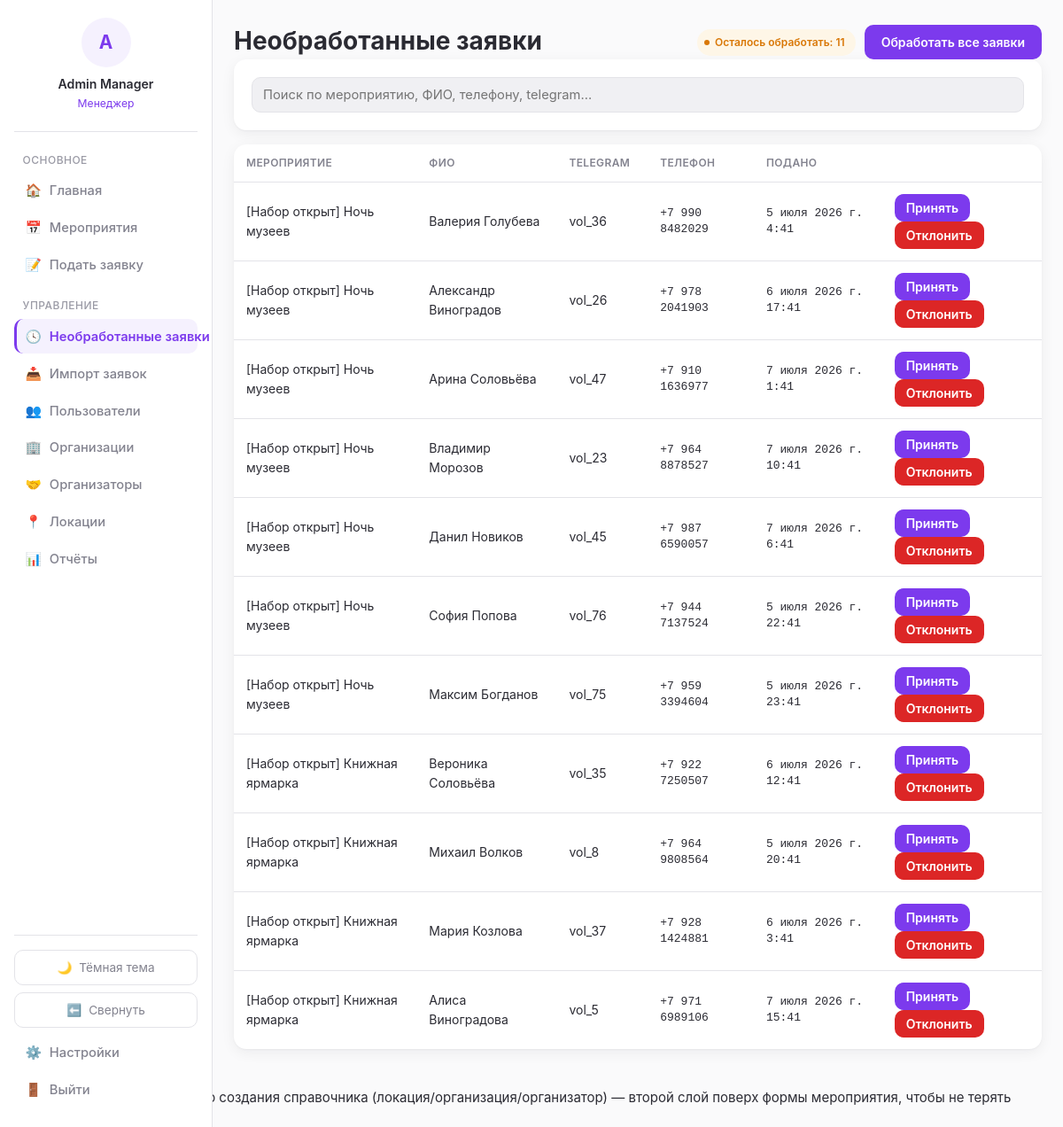
The page /applications/pending/ (signed in) on the database as committed earlier.
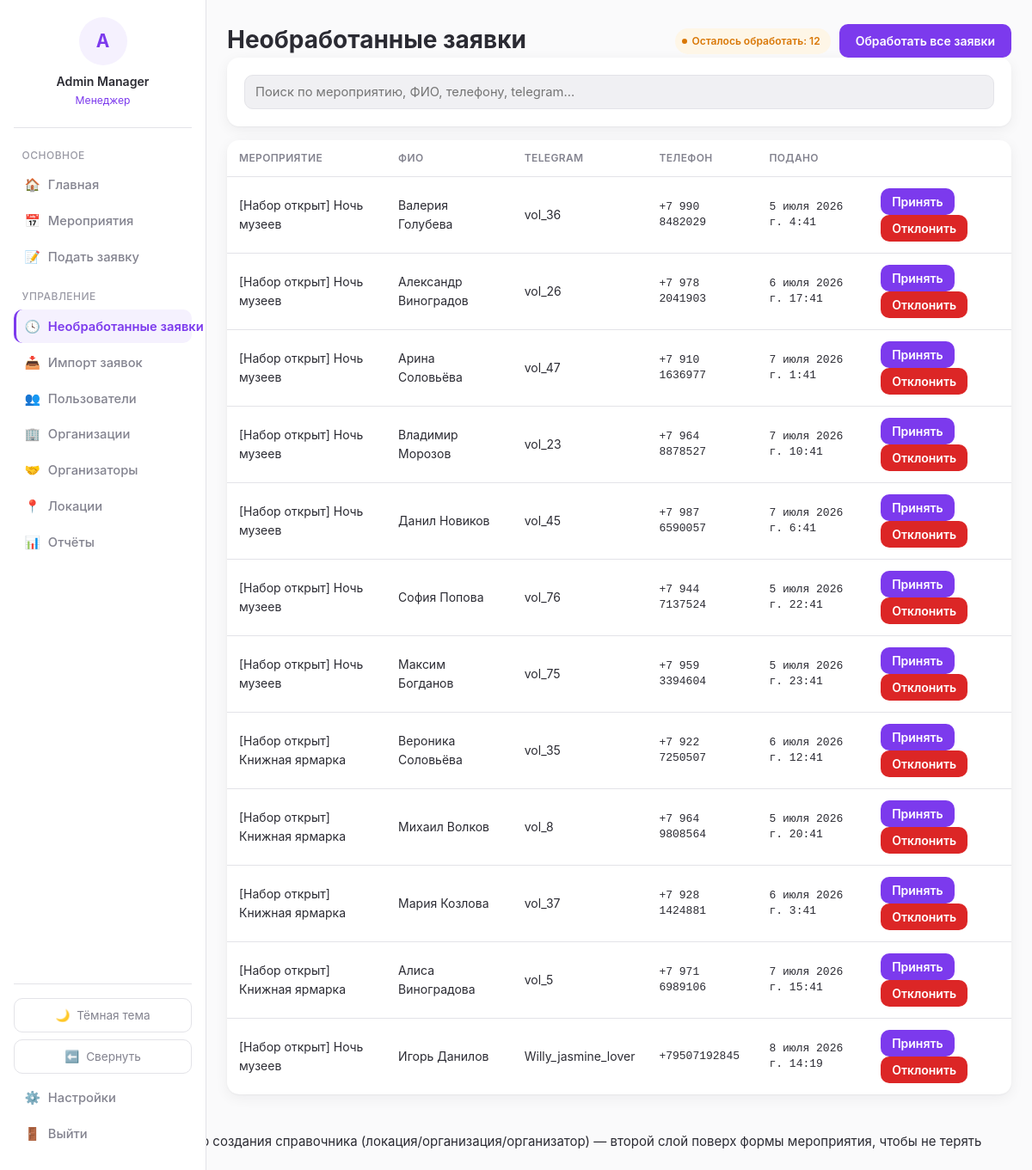
The same page on the database as committed later.
### blog/models.py (models this page shows, shortened)
class Application(models.Model):
    STATUS_CHOICES = [
        ('new', 'Новая'),
        ('approved', 'Одобрена'),
        ('rejected', 'Отклонена/резерв'),
        ('cancelled', 'Отменена волонтёром'),
    ]
    id = models.AutoField(primary_key=True)
    event = models.ForeignKey(Event, on_delete=models.CASCADE, related_name='applications')
    user = models.ForeignKey(User, on_delete=models.SET_NULL, null=True, blank=True, related_name='applications')
    first_name = models.CharField(max_length=100)
    last_name = models.CharField(max_length=100, blank=True, null=True)
    telegram_username = models.CharField(max_length=100, blank=True, null=True)
    phone = models.CharField(max_length=20, blank=True, null=True)
    functions = models.CharField(max_length=255, blank=True, null=True)
    shifts = models.CharField(max_length=255, blank=True, null=True)
    selected_shifts = models.ManyToManyField(EventShift, blank=True, related_name='applications')
    role_in_event = models.CharField(max_length=255, blank=True, null=True)
    user_status = models.CharField(max_length=100, blank=True, null=True)
    submitted_at = models.DateTimeField(blank=True, null=True)
    created_at = models.DateTimeField(auto_now_add=True)
    assigned_at = models.DateTimeField(blank=True, null=True)
    status = models.CharField(max_length=20, choices=STATUS_CHOICES, default='new')
    assigned_by = models.ForeignKey(User, on_delete=models.SET_NULL, null=True, blank=True, related_name='processed_applications')
    cancelled_at = models.DateTimeField(blank=True, null=True)
    cancel_reason = models.TextField(blank=True, null=True)
    class Meta:
        db_table = 'applications'
        verbose_name = 'Заявка'
        verbose_name_plural = 'Заявки'
        indexes = [
            models.Index(fields=['event', 'status']),
        ]

class Event(models.Model):
    STATUS_CHOICES = [
        ('upcoming', 'Предстоит'),
        ('ongoing', 'Идёт'),
        ('passed', 'Прошло'),
        ('finished', 'Завершено'),
    ]
    DOBRO_LINK_KIND_CHOICES = [
        ('none', 'Нет ссылки'),
        ('shared', 'Общая ссылка'),
        ('unique', 'Уникальная ссылка'),
    ]
    id = models.AutoField(primary_key=True)
    title = models.CharField(max_length=255)
    description = models.TextField(blank=True, null=True)
    location = models.ForeignKey(Location, on_delete=models.SET_NULL, null=True, blank=True, related_name='events')
    chat_link = models.URLField(blank=True, null=True)
    post_in_chanel_link = models.URLField(blank=True, null=True)
    dobro_ru_link_kind = models.CharField(max_length=20, choices=DOBRO_LINK_KIND_CHOICES, default='none')
    dobro_ru_link = models.URLField(blank=True, null=True)
    dobro_ru_shared_link = models.ForeignKey(
        DobroRuSharedLink, on_delete=models.SET_NULL, null=True, blank=True, related_name='events'
    )
    dobro_ru_hours_logged = models.BooleanField(default=False)
    dobro_ru_logged_by = models.ForeignKey(User, on_delete=models.SET_NULL, null=True, blank=True, related_name='dobro_ru_logged_events')
    event_status = models.CharField(max_length=20, choices=STATUS_CHOICES, default='upcoming')
    organization = models.ForeignKey(Organization, on_delete=models.SET_NULL, null=True, blank=True, related_name='events')
    organizer = models.ForeignKey(Organizer, on_delete=models.SET_NULL, null=True, blank=True, related_name='managed_events')
    created_at = models.DateTimeField(auto_now_add=True)
    published_at = models.DateTimeField(blank=True, null=True)
    post_published_at = models.DateTimeField(blank=True, null=True)
    broadcast_sent_at = models.DateTimeField(blank=True, null=True)
    public_token = models.UUIDField(default=uuid.uuid4, unique=True, editable=False, db_index=True)
    people_helped = models.IntegerField(blank=True, null=True, validators=[MinValueValidator(0)])
    internal_comment = models.TextField(blank=True, null=True)
    letter = models.ForeignKey(ThankYouLetterTemplate, on_delete=models.SET_NULL, null=True, blank=True, related_name='events')
    class Meta:
        db_table = 'events'
        verbose_name = 'Мероприятие'
        verbose_name_plural = 'Мероприятия'

### blog/views.py (the view)
# urls.py: path('applications/pending/', views.pending_applications, name='pending_applications'),
@manager_required
def pending_applications(request):
    applications = Application.objects.filter(status='new').select_related('event', 'user').order_by('created_at')
    return render(request, 'blog/pending_applications.html', {
        'applications': applications,
        'pending_count': applications.count(),
    })

### blog/context_processors.py (called while the page is built)
def role_flags(request):
    user = getattr(request, 'user', None)
    authenticated = bool(user and user.is_authenticated)
    return {
        'is_manager': is_manager(user) if authenticated else False,
        'is_team_leader': is_team_leader(user) if authenticated else False,
        'role_label': role_label(user) if authenticated else None,
    }

### blog/models.py (called while the page is built)
    @property
    def full_name(self):
        return f"{self.first_name or ''} {self.last_name or ''}".strip() or self.telegram_username or self.telegram_id

### blog/services/roles.py (called while the page is built)
def is_manager(user: User) -> bool:
    if not user or not user.is_authenticated:
        return False
    return user.manager_roles.filter(revoked_at__isnull=True).exists()

def is_team_leader(user: User) -> bool:
    if not user or not user.is_authenticated:
        return False
    return user.team_leader_roles.filter(revoked_at__isnull=True).exists()

def role_label(user: User) -> str:
    if is_manager(user):
        return 'Менеджер'
    if is_team_leader(user):
        return 'Тим-лидер'
    return 'Волонтёр'

### blog/templates/blog/pending_applications.html (shortened to what this page needs)
{% extends 'blog/base.html' %}
{% block content %}
<div style="display:flex; justify-content:space-between; align-items:center; flex-wrap:wrap; gap:8px;">
    <h1>Необработанные заявки</h1>
    {% if pending_count %}
    <div style="display:flex; align-items:center; gap:10px;">
        <span class="pill warning"><span class="dot"></span>Осталось обработать: {{ pending_count }}</span>
        <form method="post" action="{% url 'application_process_all' %}" class="inline">
            <button type="submit" class="btn">Обработать все заявки</button>
        </form>
    </div>
    {% endif %}
</div>
<div class="card">
    <input type="search" id="apps-search" placeholder="Поиск по мероприятию, ФИО, телефону, telegram…" style="margin:0;">
</div>
<div class="card" style="padding:0; overflow:hidden;">
    <table class="responsive-table" data-sortable id="apps-table">
        <thead><tr><th data-sort-key="event">Мероприятие</th><th data-sort-key="name">ФИО</th><th data-sort-key="tg">Telegram</th><th data-sort-key="phone">Телефон</th><th data-sort-key="date" data-sort-default="desc">Подано</th><th></th></tr></thead>
        <tbody>
        {% for application in applications %}
            <tr data-href="{% url 'event_detail' application.event_id %}#applications" data-search="{{ application.event.title }} {{ application.first_name }} {{ application.last_name }} {{ application.telegram_username }} {{ application.phone }}">
                <td data-label="Мероприятие" data-sort-value="{{ application.event.title }}">{{ application.event.title }}</td>
                <td data-label="ФИО" data-sort-value="{{ application.first_name }} {{ application.last_name }}">{{ application.first_name }}{% if application.last_name %} {{ application.last_name }}{% endif %}</td>
                <td data-label="Telegram" data-sort-value="{{ application.telegram_username }}">{{ application.telegram_username|default:"—" }}</td>
                <td data-label="Телефон" class="mono" data-sort-value="{{ application.phone }}">{{ application.phone|default:"—" }}</td>
                <td data-label="Подано" class="mono" data-sort-value="{{ application.submitted_at|default:application.created_at|date:'U' }}">{{ application.submitted_at|default:application.created_at }}</td>
                <td data-label="">
                    <form method="post" action="{% url 'application_process' application.id %}" class="inline">
                        <button type="submit" class="btn" style="padding:6px 12px;">Принять</button>
                    </form>
                    <form method="post" action="{% url 'application_process' application.id %}" class="inline">
                        <button type="submit" class="btn danger" style="padding:6px 12px;">Отклонить</button>
                    </form>
                </td>
            </tr>
        {% empty %}
            <tr><td colspan="6">Необработанных заявок нет.</td></tr>
        {% endfor %}
        </tbody>
    </table>
</div>
{% endblock %}

Rows that differ between the two databases and show on the page:
added Application: event "[Набор открыт] Ночь музеев", first_name "Игорь", last_name "Данилов", telegram_username "Willy_jasmine_lover", phone "+79507192845", submitted_at "8 июля 2026 г. 14:19"
Other text that changed with them:
{{ pending_count }}: "11" → "12"
